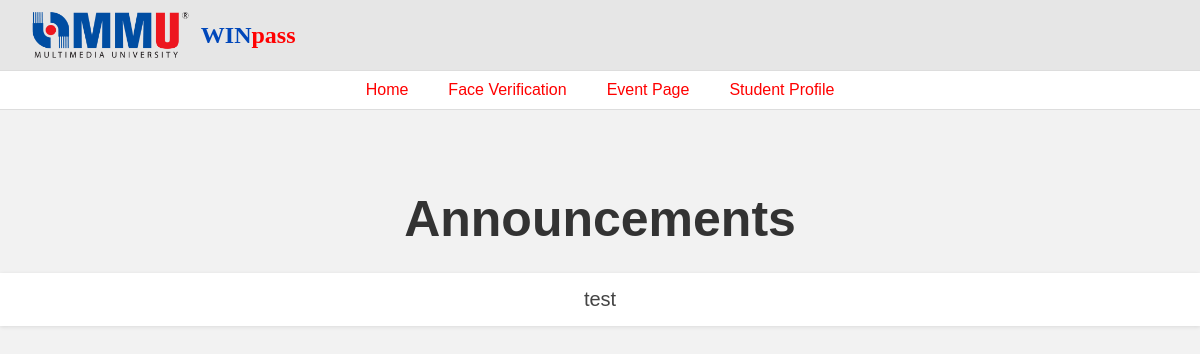
The app's page /Announcement_student, older data.
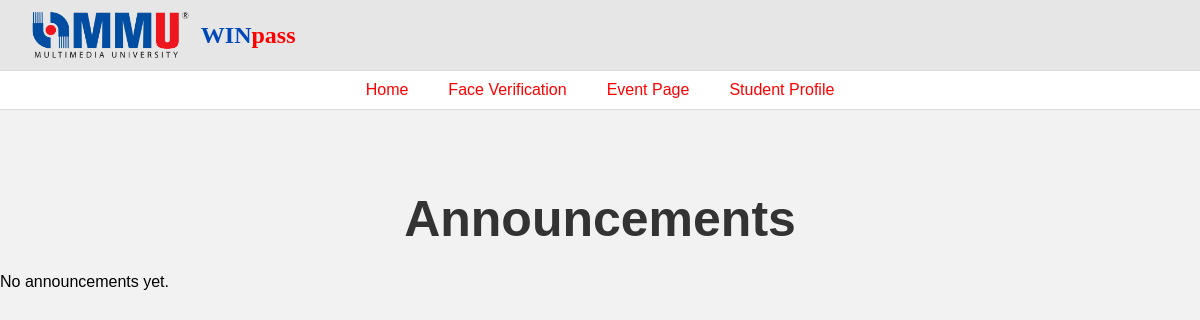
The same page, newer data.
### tables this page shows
CREATE TABLE "announcements" (
  id INTEGER PRIMARY KEY AUTOINCREMENT,
  message TEXT,
  time TIMESTAMP DEFAULT CURRENT_TIMESTAMP
);

### app.py (the view)
@app.route('/Announcement_student')
def announcement_student():
    conn = sqlite3.connect(db_path)
    cursor = conn.cursor()
    cursor.execute("SELECT message FROM announcements ORDER BY time DESC")
    announcements = cursor.fetchall()
    conn.close()
    return render_template('announcement_student.html', announcements=announcements)

### templates/announcement_student.html (shortened to what this page needs)
<!DOCTYPE html>
<html lang="en">
<head>
  <link rel="stylesheet" href="{{ url_for('static', filename='register.css') }}">
</head>
<body>
    <header>
     <div class="top-bar">
       <div class="logo-area">
         <img src="{{ url_for('static', filename='img_mmu.png') }}" alt="MMU Logo" class="logo"/>
         <span class="win">WIN<span class="pass">pass</span></span>
       </div>
     </div>
     <nav>
       <ul>
         <li><a href="{{ url_for('admin_landing') }}">Home</a></li>
         <li><a href="{{ url_for('face_verification') }}">Face Verification</a></li>
         <li><a href="{{ url_for('events_page') }}">Event Page</a></li>
         <li><a href="{{ url_for('student_profile') }}">Student Profile</a></li>
       </ul>
     </nav>
   </header>
   <section class="Announcement">
      <h1>Announcements</h1>
      {% if announcements %}
      <ul>
        {% for message in announcements %}
          <li>{{ message[0] }}</li>
        {% endfor %}
      </ul>
    {% else %}
      <p>No announcements yet.</p>
    {% endif %}
    </section>
</body>
</html>

Row changes from the older to the newer data that the page shows:
removed announcements: message "test"
Text that changed along with them:
text now shown: "No announcements yet."
